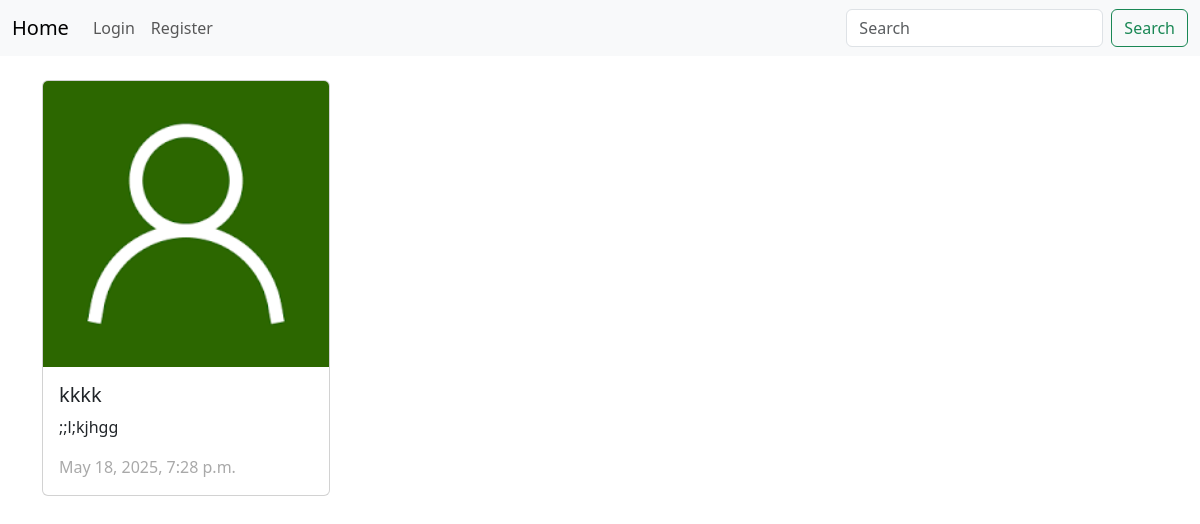
Page /posts/class/15 on the committed database.
### posts/models.py (models this page shows, shortened)
class Post(models.Model):
    author = models.ForeignKey(User, on_delete=models.CASCADE, null=True, related_name='posts')
    image = models.ImageField(upload_to="post_images/", null=True, blank=True)
    title = models.CharField(max_length=256)
    content = models.CharField(max_length=556)
    rate = models.IntegerField(null=True)
    category = models.ForeignKey(Category, on_delete=models.CASCADE, null=True)
    tags = models.ManyToManyField(Tag, blank=True)
    created_at = models.DateTimeField(auto_now_add=True, null=True)
    updated_at = models.DateTimeField(auto_now=True, null=True)

### posts/views.py (the view)
# urls.py: path('posts/class/<int:post_id>', PostDetailClassView.as_view(), name='post_detail_class_view'),
class PostDetailClassView(DetailView):
    model = Post
    template_name = "posts/post_detail.html"
    context_object_name = 'post'
    lookup_field = 'id'
    pk_url_kwarg = 'post_id'

### templates/posts/post_detail.html (shortened to what this page needs)
{%extends 'base.html'%}
{%block content%}
{% load static %}
<div class="card" style="width: 18rem;">
    {% if post.image %}
    <img src="{{post.image.url}}" class="card-img-top" alt="...">
    {% else %}
    <img src="{% static 'placeholder.png' %}" class="card-img-top" alt="...">
    {% endif %}
    <div class="card-body">
      <h5 class="card-title">{{post.title}}</h5>
      <p class="card-text">{{post.content}}</p>
      <p class="card-text", style="color: darkgrey;">{{post.created_at}}</p>
    </div>
  </div>
{%endblock%}

### rows in the picture
Post: image (picture), title "kkkk", content ";;l;kjhgg", created_at "May 18, 2025, 7:28 p.m."
